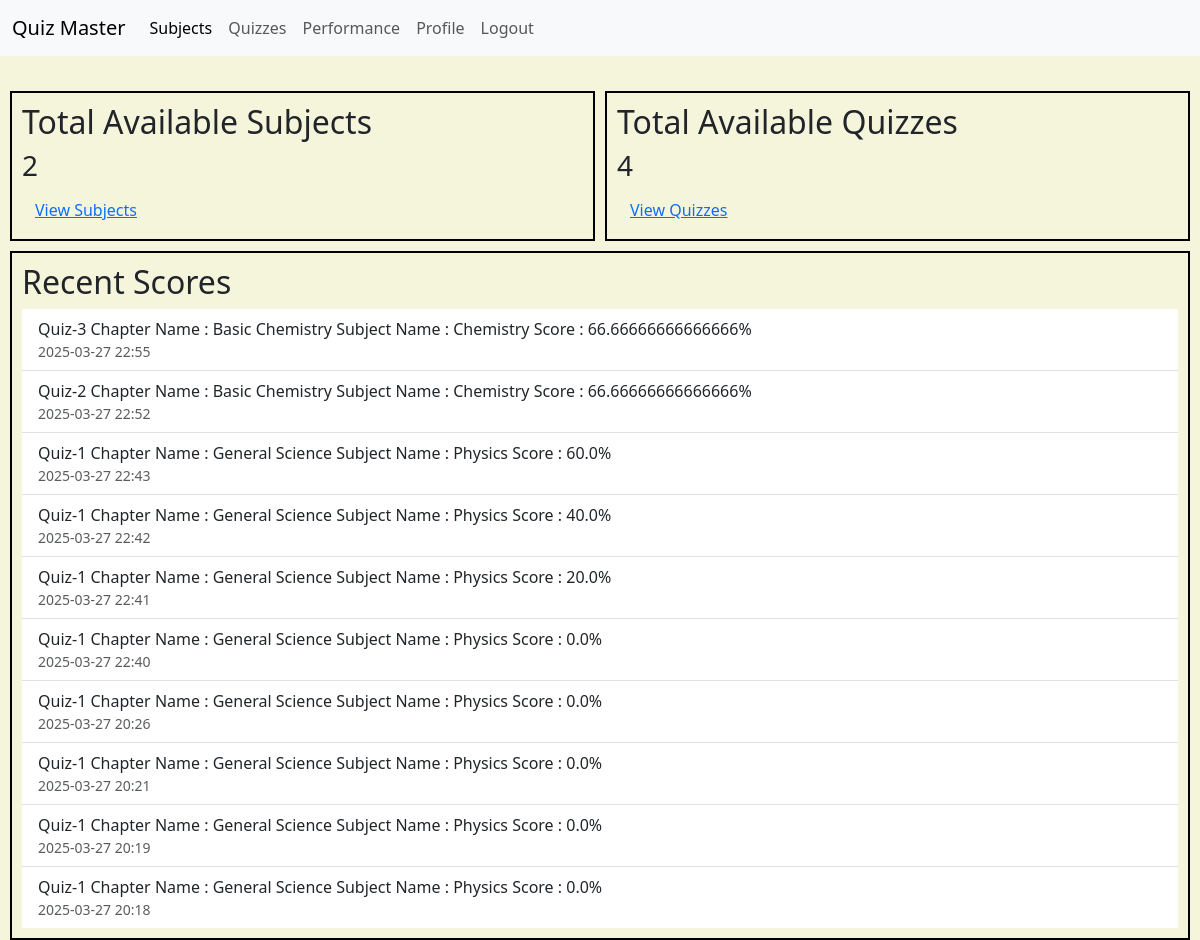
The app's page /user/dashboard (signed in) with its own data.
### models/models.py (models this page shows, shortened)
class Score(db.Model):
    id = db.Column(db.Integer, primary_key=True)
    quiz_id = db.Column(db.Integer, db.ForeignKey('quiz.id'), nullable=False)
    user_id = db.Column(db.Integer, db.ForeignKey('user.id'), nullable=False)
    timestamp = db.Column(db.DateTime, default=lambda: datetime.now(UTC).astimezone(IST), nullable=False)
    total_scored = db.Column(db.Float, nullable=False)

class Quiz(db.Model):
    __tablename__ = 'quiz'
    id = db.Column(db.Integer, primary_key=True)
    chapter_id = db.Column(db.Integer, db.ForeignKey('chapter.id'), nullable=False)
    date_of_quiz = db.Column(db.DateTime, nullable=False)
    time_duration = db.Column(db.Time, nullable=False)
    remarks = db.Column(db.Text)
    questions = db.relationship('Question', backref='quiz', cascade="all, delete", lazy=True)
    scores = db.relationship('Score', backref='quiz', cascade="all, delete", lazy=True)

class Chapter(db.Model):
    __tablename__ = 'chapter'
    id = db.Column(db.Integer, primary_key=True)
    subject_id = db.Column(db.Integer, db.ForeignKey('subject.id'), nullable=False)
    name = db.Column(db.String(100), nullable=False)
    description = db.Column(db.Text)
    quizzes = db.relationship('Quiz', backref='chapter',cascade="all, delete", lazy=True)

class Subject(db.Model):
    __tablename__ = 'subject'
    id = db.Column(db.Integer, primary_key=True)
    name = db.Column(db.String(100), nullable=False)
    description = db.Column(db.Text)
    chapters = db.relationship('Chapter', backref='subject', cascade="all, delete", lazy=True)

### controllers/user.py (the view)
@user_bp.route('/dashboard')
@login_required
def dashboard():
    total_subjects = Subject.query.count()
    total_quizzes = Quiz.query.count()
    recent_scores = Score.query.filter_by(user_id=current_user.id).order_by(Score.timestamp.desc()).limit(10).all()
    return render_template('user_dashboard.html', total_subjects=total_subjects, total_quizzes=total_quizzes, recent_scores=recent_scores, is_admin=False)

### controllers/auth.py (called while the page is built)
@login_manager.user_loader
def load_user(user_identifier):
    if user_identifier.startswith("admin-"):
        admin_id = int(user_identifier.split("-")[1])
        return Admin.query.get(admin_id)
    elif user_identifier.startswith("user-"):
        user_id = int(user_identifier.split("-")[1])
        return User.query.get(user_id)
    return None

### templates/user_dashboard.html (shortened to what this page needs)
{% extends 'base.html' %}
{% block styles %}
    <link rel="stylesheet" href="{{ url_for('static', filename='CSS/user_dashboard.css') }}"/>
{% endblock %}
{% block content %}
    <div class="grid-container">
        <div class="subject-container">
            <h2>Total Available Subjects</h2>
            <h3>{{ total_subjects }}</h3>
            <a href="{{ url_for('user.subjects') }}" class="btn btn-link">View Subjects</a>
        </div>
        <div class="quiz-container">
            <h2>Total Available Quizzes</h2>
            <h3>{{ total_quizzes }}</h3>
            <a href="{{ url_for('user.quizzes', chapter_id = 0) }}" class="btn btn-link">View Quizzes</a>
        </div>
        <div class="score-container">
            <h2>Recent Scores</h2>
            <ul class="list-group list-group-flush">
            {% for score in recent_scores %}
            <li class="list-group-item">
                Quiz-{{ score.quiz.id }}
                Chapter Name : {{ score.quiz.chapter.name }}
                Subject Name : {{ score.quiz.chapter.subject.name }}
                Score : {{ score.total_scored }}%
                <small class="text-muted d-block">{{ score.timestamp.strftime('%Y-%m-%d %H:%M') }}</small>
            </li>
            {% endfor %}
            </ul>
        </div>
    </div>
{% endblock %}

### static/CSS/user_dashboard.css (style rules this page uses)
.grid-container { display: grid ; grid-template-columns: 1fr 1fr ; grid-template-rows: 1fr 3fr ; gap: 10px; padding: 10px; margin-top: 25px; height: 90vh; }
.score-container { grid-column: span 2; }
.score-container,.subject-container,.quiz-container { border: 2px black solid; padding: 10px; }

### static/CSS/base.css (style rules this page uses)
body { height: 100vh; background-color: #F5F5DC !important; }

### records on screen
Score: quiz.id "3", quiz.chapter.name "Basic Chemistry", quiz.chapter.subject.name "Chemistry", total_scored "66.66666666666666", timestamp "2025-03-27 22:55"
Score: quiz.id "2", quiz.chapter.name "Basic Chemistry", quiz.chapter.subject.name "Chemistry", total_scored "66.66666666666666", timestamp "2025-03-27 22:52"
Score: quiz.id "1", quiz.chapter.name "General Science", quiz.chapter.subject.name "Physics", total_scored "60.0", timestamp "2025-03-27 22:43"
Score: quiz.id "1", quiz.chapter.name "General Science", quiz.chapter.subject.name "Physics", total_scored "40.0", timestamp "2025-03-27 22:42"
Score: quiz.id "1", quiz.chapter.name "General Science", quiz.chapter.subject.name "Physics", total_scored "20.0", timestamp "2025-03-27 22:41"
Score: quiz.id "1", quiz.chapter.name "General Science", quiz.chapter.subject.name "Physics", total_scored "0.0", timestamp "2025-03-27 22:40"
Score: quiz.id "1", quiz.chapter.name "General Science", quiz.chapter.subject.name "Physics", total_scored "0.0", timestamp "2025-03-27 20:26"
Score: quiz.id "1", quiz.chapter.name "General Science", quiz.chapter.subject.name "Physics", total_scored "0.0", timestamp "2025-03-27 20:21"
Score: quiz.id "1", quiz.chapter.name "General Science", quiz.chapter.subject.name "Physics", total_scored "0.0", timestamp "2025-03-27 20:19"
Score: quiz.id "1", quiz.chapter.name "General Science", quiz.chapter.subject.name "Physics", total_scored "0.0", timestamp "2025-03-27 20:18"

### other values on screen
{{ total_subjects }} "2"
{{ total_quizzes }} "4"
